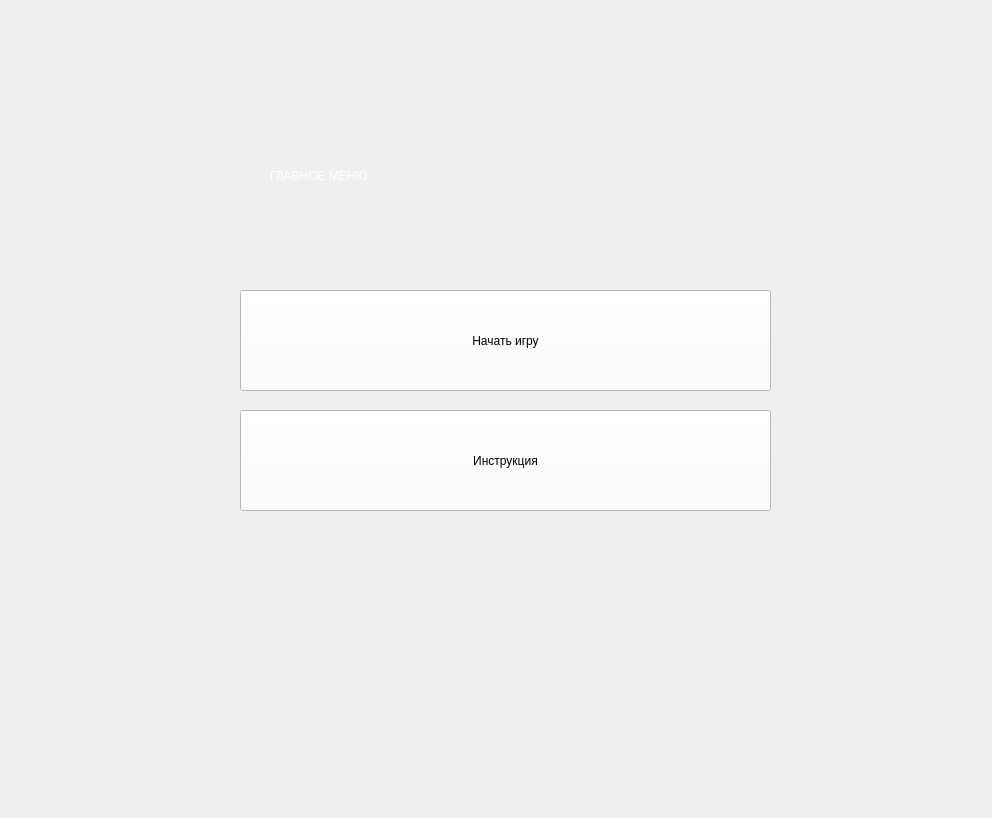
<?xml version="1.0" encoding="UTF-8"?>
<ui version="4.0">
 <class>Form</class>
 <widget class="QWidget" name="Form">
  <property name="geometry">
   <rect>
    <x>0</x>
    <y>0</y>
    <width>992</width>
    <height>818</height>
   </rect>
  </property>
  <property name="windowTitle">
   <string>Form</string>
  </property>
  <property name="styleSheet">
   <string notr="true"/>
  </property>
  <widget class="QLabel" name="label">
   <property name="geometry">
    <rect>
     <x>0</x>
     <y>0</y>
     <width>1011</width>
     <height>821</height>
    </rect>
   </property>
   <property name="styleSheet">
    <string notr="true">border-image: url(:/phones/main_menu.jpg);</string>
   </property>
   <property name="text">
    <string/>
   </property>
  </widget>
  <widget class="QPushButton" name="pushButton">
   <property name="geometry">
    <rect>
     <x>240</x>
     <y>290</y>
     <width>531</width>
     <height>101</height>
    </rect>
   </property>
   <property name="styleSheet">
    <string notr="true">background-color: rgb(255, 255, 255);

font: 26pt &quot;MS Shell Dlg 2&quot;;
border-color: rgb(0, 0, 0);
</string>
   </property>
   <property name="text">
    <string>Начать игру</string>
   </property>
  </widget>
  <widget class="QPushButton" name="pushButton_2">
   <property name="geometry">
    <rect>
     <x>240</x>
     <y>410</y>
     <width>531</width>
     <height>101</height>
    </rect>
   </property>
   <property name="styleSheet">
    <string notr="true">background-color: rgb(255, 255, 255);
font: 26pt &quot;MS Shell Dlg 2&quot;;
border-color: rgb(0, 0, 0);</string>
   </property>
   <property name="text">
    <string>Инструкция</string>
   </property>
  </widget>
  <widget class="QLabel" name="label_2">
   <property name="geometry">
    <rect>
     <x>270</x>
     <y>140</y>
     <width>521</width>
     <height>71</height>
    </rect>
   </property>
   <property name="styleSheet">
    <string notr="true">font: 36pt &quot;MS Shell Dlg 2&quot;;
color: rgb(255, 255, 255);</string>
   </property>
   <property name="text">
    <string>ГЛАВНОЕ МЕНЮ</string>
   </property>
  </widget>
 </widget>
 <resources>
  <include location="images.qrc"/>
 </resources>
 <connections/>
</ui>
